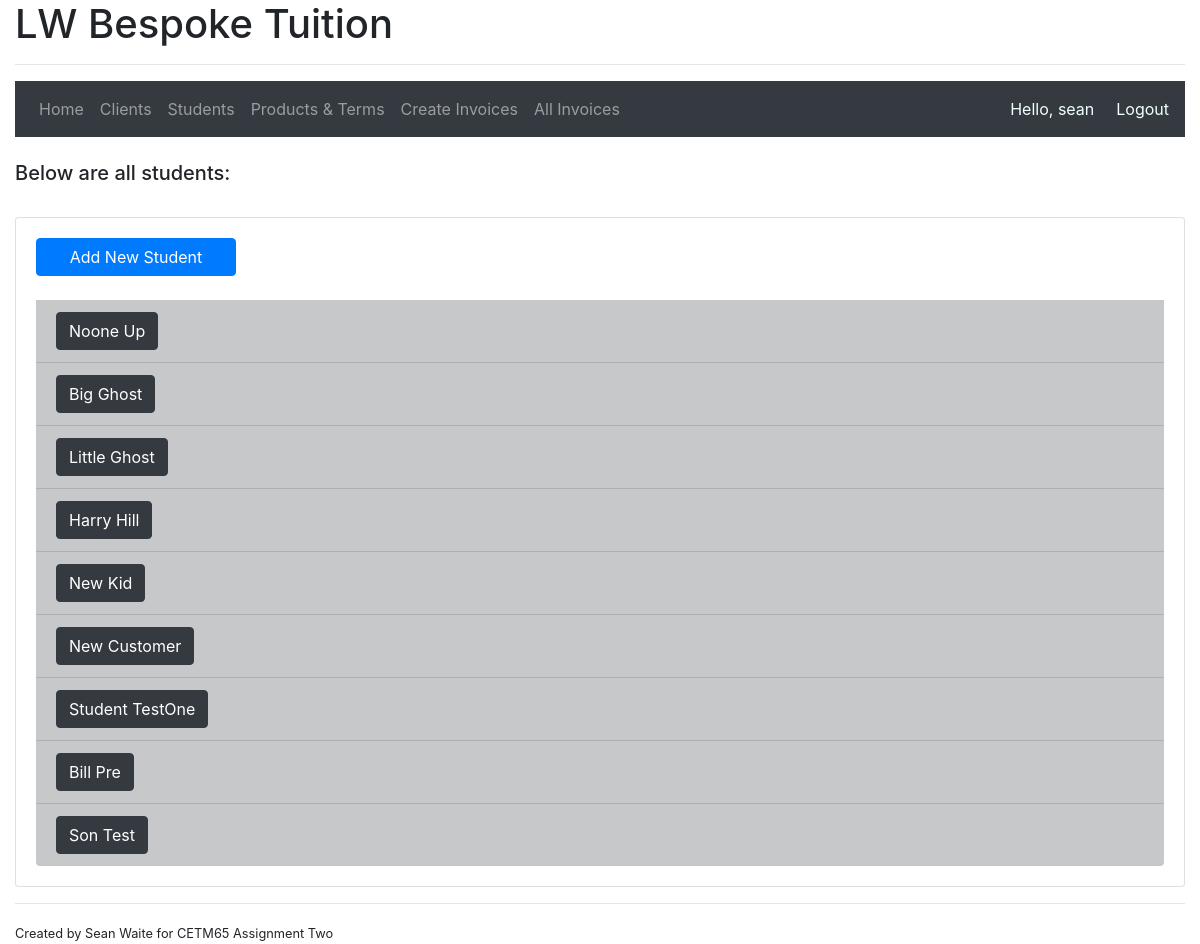
Page /allstudents/ (signed in) on the committed database.
### accounts/models.py (models this page shows, shortened)
class Student(models.Model):
    YEAR_1 = 1
    YEAR_2 = 2
    YEAR_3 = 3
    YEAR_4 = 4
    YEAR_5 = 5
    YEAR_6 = 6
    YEAR_7 = 7
    YEAR_8 = 8
    YEAR_9 = 9
    YEAR_10 = 10
    YEAR_11 = 11
    NO_SCHOOL = 0
    SCHOOL_YEAR_CHOICES = (
        (YEAR_1, 'Year 1'),
        (YEAR_2, 'Year 2'),
        (YEAR_3, 'Year 3'),
        (YEAR_4, 'Year 4'),
        (YEAR_5, 'Year 5'),
        (YEAR_6, 'Year 6'),
        (YEAR_7, 'Year 7'),
        (YEAR_8, 'Year 8'),
        (YEAR_9, 'Year 9'),
        (YEAR_10, 'Year 10'),
        (YEAR_11, 'Year 11'),
        (NO_SCHOOL, 'No longer in school'),
    )
    parent = models.ManyToManyField(Client)
    forename = models.CharField(max_length=100, validators=[letters_only])
    surname = models.CharField(max_length=100, null=True, blank=True, validators=[letters_only])
    date_of_birth = models.DateField(null=True, blank=True)
    school_year = models.IntegerField(choices=SCHOOL_YEAR_CHOICES, default=1)
    date_inserted = models.DateTimeField(auto_now_add=True)

### accounts/decorators.py (the view)
        def wrapper_func(request, *args, **kwargs):
            denied = False
            for roles in allowed_roles:
                if request.user.groups.filter(name = roles).exists():
                    return view_func(request, *args, **kwargs)
                else:
                    denied = True
            if denied == True:
                return redirect('accounts:home')

### accounts/views.py (called while the page is built)
@login_required(login_url='accounts:login')
@allowedUsers(allowed_roles=['admin'])
def allStudents(request):
    students = Student.objects.all()
    context = {'students': students}
    return render(request, 'accounts/allstudents.html', context)

### accounts/templates/accounts/allstudents.html
{% extends "accounts/main.html" %}
{% block main %}
<br>
<h5>Below are all students:</h5>
<br>
<div class="card card-body">
    <a style="width: 200px" class="btn btn-primary" href="{% url 'accounts:addstudent' %}">Add New Student</a>
    <br>
    <ul class="list-group list-group-flush">
        {% for names in students %}
            <li class="list-group-item list-group-item-dark">
                <a class="btn btn-dark" href="{% url 'accounts:student' names.pk %}">
                {{ names.forename }} {{names.surname}}</a>
            </li>
        {% endfor %}
    </ul>
</div>
{% endblock %}

### accounts/templates/accounts/main.html (shortened to what this page needs)
{% load static %}
<!DOCTYPE html>
<html lang="en">
<head>
    <link rel="stylesheet" href="https://stackpath.bootstrapcdn.com/bootstrap/4.4.1/css/bootstrap.min.css">
</head>
<body>
    <div class="container-fluid">
    <h1>LW Bespoke Tuition</h1>
    <hr>
    {% if request.user.is_authenticated %}
    <nav class="navbar navbar-expand-lg navbar-dark bg-dark">
        <div class="collapse navbar-collapse" id="navbarNav">
          <ul class="navbar-nav">
            {% if request.user.is_staff %}
                <li class="nav-item">
                    <a class="nav-link" href="{% url 'accounts:home' %}">Home <span class="sr-only">(current)</span></a>
                </li>
                <li class="nav-item">
                    <a class="nav-link" href="{% url 'accounts:allclients' %}">Clients</a>
                </li>
                <li class="nav-item">
                    <a class="nav-link" href="{% url 'accounts:allstudents' %}">Students</a>
                </li>
                <li class="nav-item">
                    <a class="nav-link" href="{% url 'accounts:refdata' %}">Products & Terms</a>
                </li>
                <li class="nav-item">
                    <a class="nav-link" href="{% url 'accounts:accounts' %}">Create Invoices</a>
                </li>
                <li class="nav-item">
                    <a class="nav-link" href="{% url 'accounts:invoices' %}">All Invoices</a>
                </li>
            {% endif %}
          </ul>
        </div>
        <span name="username" style="color:azure; margin-right: 22px;">Hello, {{ request.user }}</span>
        <span name="logout"><a style="color:azure;" href="{% url 'accounts:logout' %}">Logout</a></span>
    </nav>
    {% endif %}
        {% block main %}
        {% endblock %}
    <hr>
    <small>Created by Sean Waite for CETM65 Assignment Two</small>
    </div>
</body>
</html>

### rows in the picture
Student: forename "Noone", surname "Up"
Student: forename "Big", surname "Ghost"
Student: forename "Little", surname "Ghost"
Student: forename "Harry", surname "Hill"
Student: forename "New", surname "Kid"
Student: forename "New", surname "Customer"
Student: forename "Student", surname "TestOne"
Student: forename "Bill", surname "Pre"
Student: forename "Son", surname "Test"

### other values in the picture
{{ request.user }} "sean"
